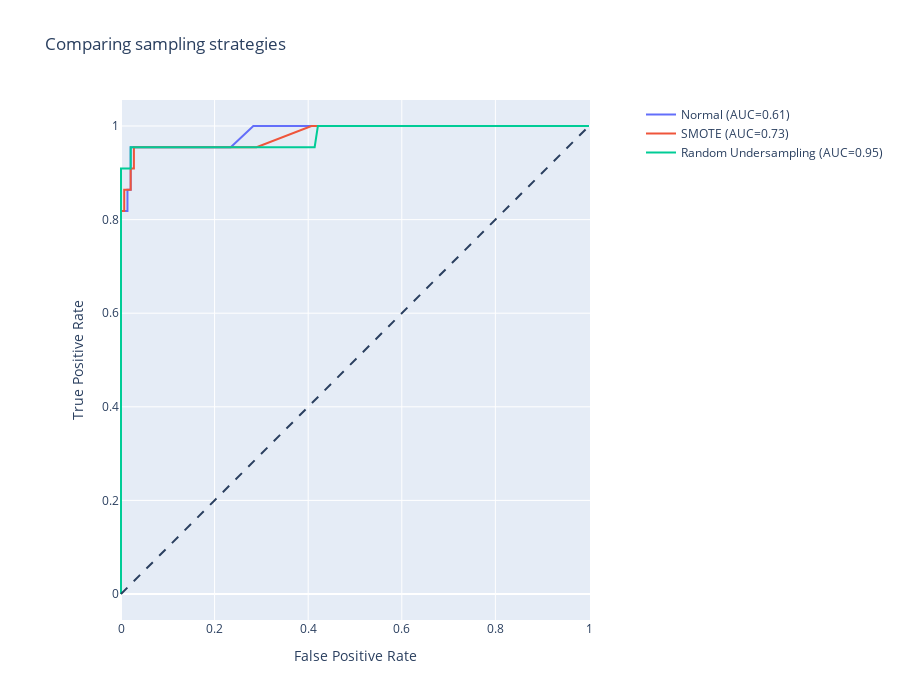

Notebook source saved alongside this figure:
### Code cell
fig = go.Figure()
fig.add_shape(
    type='line', line=dict(dash='dash'),
    x0=0, x1=1, y0=0, y1=1
)

for label, pair in train_test_pairs.items(): 
    clf = RandomForestClassifier(max_depth=15, 
                                 n_estimators=200, 
                                 class_weight = "balanced_subsample", 
                                 random_state=42)
    clf.fit(pair[0], pair[1])
    y_pred= clf.predict(X_test) 
    fpr, tpr, thresholds = metrics.roc_curve(y_test, clf.predict_proba(X_test)[:,1])
    auc = metrics.roc_auc_score(y_test, clf.predict(X_test))

    name = f"{label} (AUC={auc:.2f})"
    fig.add_trace(go.Scatter(x=fpr, y=tpr, name=name, mode='lines'))

fig.update_layout(
xaxis_title='False Positive Rate',
yaxis_title='True Positive Rate',
yaxis=dict(scaleanchor="x", scaleratio=1),
xaxis=dict(constrain='domain'),
width=900, height=700
)
fig.update_layout(title_text="Comparing sampling strategies")
fig.show()

### Figure 1 — Plotly figure (JSON) as saved in the notebook; plotly's stock layout.template omitted (floating-point values rounded to 4 significant figures)
{"data": [{"mode": "lines", "name": "Normal (AUC=0.61)", "type": "scatter", "x": [0, 0, 0, 0, 0, 0, 0, 0.01379, 0.01379, 0.02069, 0.02069, 0.04828, 0.06897, 0.07586, 0.1034, 0.131, 0.1793, 0.2, 0.2345, 0.2828, 0.4483, 1], "y": [0, 0.04545, 0.4091, 0.5909, 0.6364, 0.7273, 0.8182, 0.8182, 0.8636, 0.8636, 0.9545, 0.9545, 0.9545, 0.9545, 0.9545, 0.9545, 0.9545, 0.9545, 0.9545, 1, 1, 1]}, {"mode": "lines", "name": "SMOTE (AUC=0.73)", "type": "scatter", "x": [0, 0, 0, 0, 0, 0.006897, 0.006897, 0.02069, 0.02069, 0.02759, 0.02759, 0.05517, 0.06897, 0.08276, 0.09655, 0.1103, 0.1379, 0.1517, 0.1793, 0.2207, 0.2414, 0.2897, 0.4069, 0.5034, 0.669, 1], "y": [0, 0.04545, 0.5, 0.6818, 0.8182, 0.8182, 0.8636, 0.8636, 0.9091, 0.9091, 0.9545, 0.9545, 0.9545, 0.9545, 0.9545, 0.9545, 0.9545, 0.9545, 0.9545, 0.9545, 0.9545, 0.9545, 1, 1, 1, 1]}, {"mode": "lines", "name": "Random Undersampling (AUC=0.95)", "type": "scatter", "x": [0, 0, 0, 0, 0, 0, 0, 0.02069, 0.02069, 0.06207, 0.07586, 0.1172, 0.1586, 0.1655, 0.1862, 0.1931, 0.2138, 0.2414, 0.2552, 0.2621, 0.2759, 0.2828, 0.3448, 0.3517, 0.3655, 0.3724, 0.4138, 0.4207, 0.4345, 0.4552, 0.469, 0.4897, 0.4966, 0.5241, 0.5517, 0.5724, 0.6276, 0.6621, 0.6759, 0.7862, 0.8759, 1], "y": [0, 0.04545, 0.1364, 0.2273, 0.3182, 0.4091, 0.9091, 0.9091, 0.9545, 0.9545, 0.9545, 0.9545, 0.9545, 0.9545, 0.9545, 0.9545, 0.9545, 0.9545, 0.9545, 0.9545, 0.9545, 0.9545, 0.9545, 0.9545, 0.9545, 0.9545, 0.9545, 1, 1, 1, 1, 1, 1, 1, 1, 1, 1, 1, 1, 1, 1, 1]}], "layout": {"height": 700, "shapes": [{"line": {"dash": "dash"}, "type": "line", "x0": 0, "x1": 1, "y0": 0, "y1": 1}], "title": {"text": "Comparing sampling strategies"}, "width": 900, "xaxis": {"constrain": "domain", "title": {"text": "False Positive Rate"}}, "yaxis": {"scaleanchor": "x", "scaleratio": 1, "title": {"text": "True Positive Rate"}}}}
